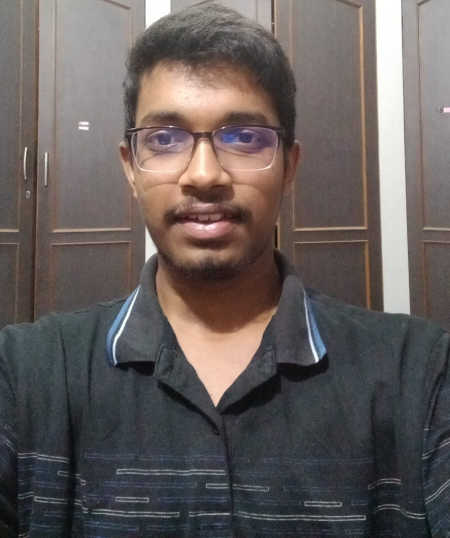
#> input picture DIP week 1.jpg, 900 x 1076 px, found by its file name (shown at 1/2 size)
$ python Averaging_filter_9x9.py
#> lines starting #> are read from the running program, lines starting #| are printed output that depends on the picture
import cv2
import numpy as np

#Convert image to noisy image with salt and pepper.
image = cv2.imread(r"C:\Users\somaa\Desktop\DIP Lab\DIP week 1.jpg")
#> image is the input picture: shape (1076, 900, 3); mean B, G, R 91.5, 93.2, 100.5
image = cv2.resize(image,(400,400))
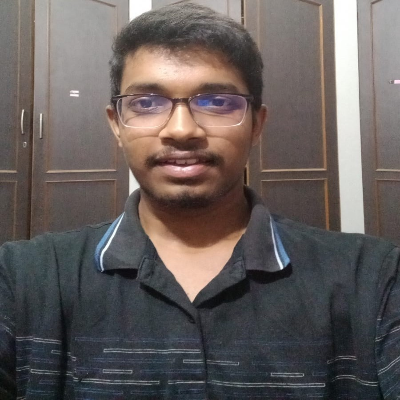
#> image: shape (400, 400, 3); mean B, G, R 91.4, 93.1, 100.4
noise_probability = 0.02
salt_pepper_mask = np.random.rand(*image.shape[:2])
# Add salt noise (white pixels)
image[salt_pepper_mask < noise_probability] = [255, 255, 255]  # White
# Add pepper noise (black pixels)
image[salt_pepper_mask > 1 - noise_probability] = [0, 0, 0]  # Black
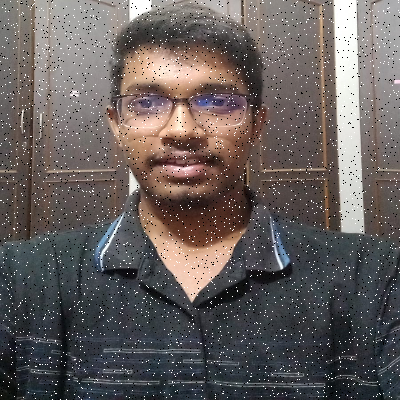
#> image: shape (400, 400, 3); mean B, G, R 92.8, 94.4, 101.5


# Define a 9x9 averaging filter
kernel = np.ones((9, 9), np.float32) / (9*9)

# Apply the filter
filtered_image = cv2.filter2D(image, -1, kernel)
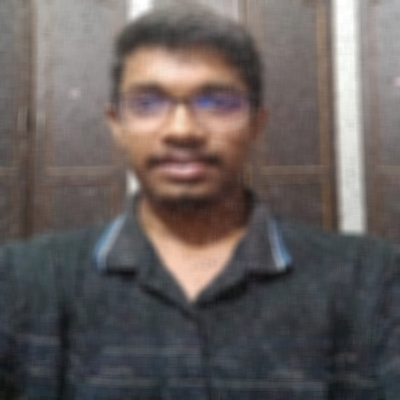
#> filtered_image: shape (400, 400, 3); mean B, G, R 92.8, 94.4, 101.5

# Save the filtered image
cv2.imshow('Noisy Image', image)
cv2.imshow('averaging_filtered_image', filtered_image)
cv2.waitKey(0)

$ run again, with Noise_salt_image.jpg copied over DIP week 1.jpg
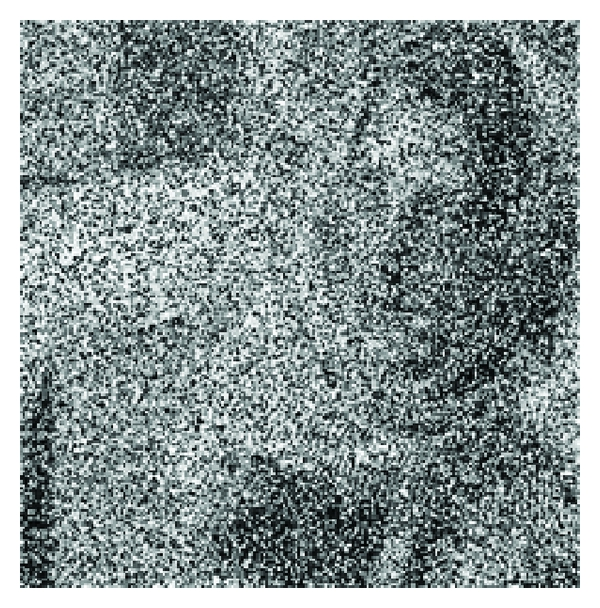
#> input picture Noise_salt_image.jpg, 600 x 608 px, found by its file name
#> image is the input picture: shape (608, 600, 3); mean B, G, R 148.6, 148.4, 136.7
#> `image[salt_pepper_mask > 1 - noise_probability] = [0, 0, 0]`:
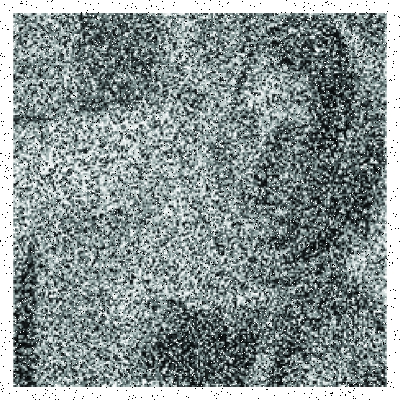
#> image: shape (400, 400, 3); mean B, G, R 147.5, 147.3, 136
#> `filtered_image = cv2.filter2D(image, -1, kernel)`:
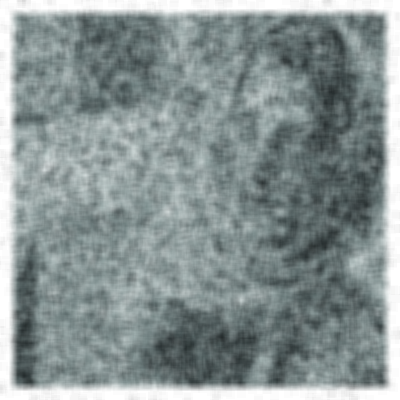
#> filtered_image: shape (400, 400, 3); mean B, G, R 147.5, 147.3, 136
